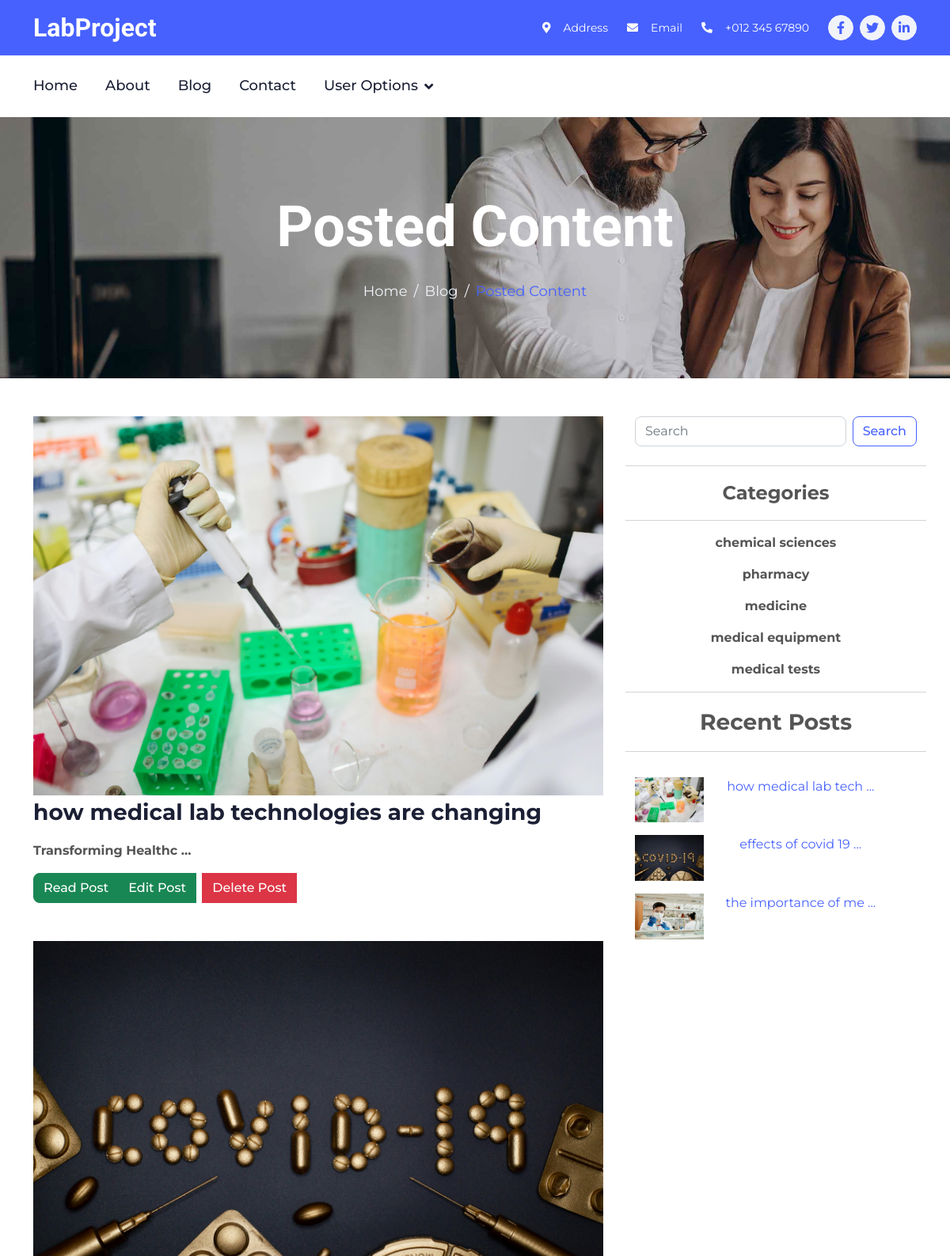
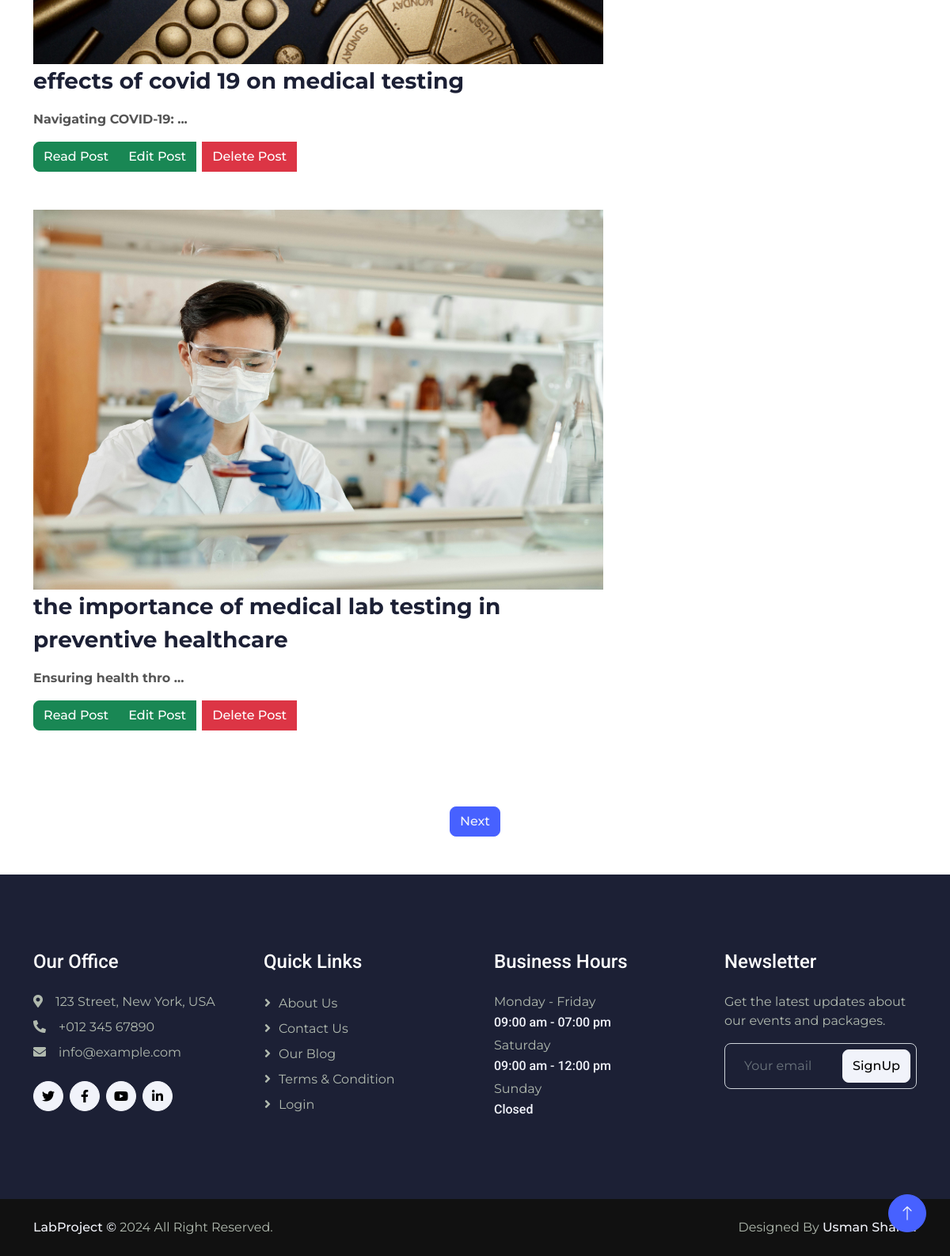
The app's page /auth/posted-content (signed in) with its own data (2 pictures, top to bottom).
### BlogApp/models.py (models this page shows, shortened)
class BlogPosts(models.Model):
    title = models.CharField(
        max_length=500,
        blank=False,
        null=False,
        unique=True
    )
    tagline = models.CharField(
        max_length=850,
        blank=False,
        null=False
    )
    content = RichTextField()
    thumbnail = models.ImageField(
        null=True,
        blank=True,
        upload_to='images/BlogThumnails'
    )
    author = models.ForeignKey(
        User,
        on_delete=models.CASCADE
    )
    post_date = models.DateField(
        auto_now_add=True
    )
    category = models.CharField(
        max_length=255,
        default='Coding',
        null=False,
        blank=False
    )
    likes = models.ManyToManyField(
        User,
        blank=True,
        related_name='post_likes'
    )

class Category(models.Model):
    name = models.CharField(
        max_length=255,
        null=False,
        blank=False,
        unique=True
    )
    added_by = models.ForeignKey(
        User,
        on_delete=models.CASCADE
    )
    added_at = models.DateTimeField(
        auto_now_add=True
    )

### AuthApp/views.py (the view, shortened to what this page needs)
# urls.py: path('posted-content', views.posted_content, name='auth-posted-content'),
@login_required(login_url='/auth/login')
def posted_content(request):
    post_query = BlogPosts.objects.filter(author=request.user).all().order_by('-pk')
    post_none = True
    if post_query is not None:
        post_none = False
    pagination = Paginator(post_query, 3)
    page = request.GET.get('page')
    post_query = pagination.get_page(page)
    return render(
        request,
        'AuthApp/posted-content.html',
        {
            'post_none': post_none,
            'posts': post_query,
            'recents': BlogPosts.objects.all().order_by('-pk')[0:3],
            'categories': return_categories
        }
    )

### BlogApp/views.py (called while the page is built)
def return_categories():
    category_query = models.Category.objects.all()
    return [category.name for category in category_query]

### AuthApp/templates/AuthApp/posted-content.html (shortened to what this page needs)
{% extends "BlogApp/base.html" %}
{% block body %}
    <div class="container-fluid page-header py-5 mb-5 wow fadeIn" data-wow-delay="0.1s">
        <div class="container text-center py-5">
            <h1 class="display-2 text-white mb-4 animated slideInDown">Posted Content</h1>
            <nav aria-label="breadcrumb animated slideInDown">
                <ol class="breadcrumb justify-content-center mb-0">
                    <li class="breadcrumb-item"><a href="/">Home</a></li>
                    <li class="breadcrumb-item"><a href="">Blog</a></li>
                    <li class="breadcrumb-item text-primary" aria-current="page">Posted Content</li>
                </ol>
            </nav>
        </div>
    </div>
    <div class="container">
        <div class="row">
            <div class="col-md-8 mb-5">
                {% for post in posts %}
                    <div class="row">
                        <a href="/posts/{{post.title|slugify}}">
                        {% if post.thumbnail %}
                            <img src="{{post.thumbnail.url}}" alt="{{post.title}}" class="img-fluid" width="720px">
                        {% else %}
                            <img src="/media/default/default-post.png" alt="{{post.title}}" class="img-fluid" width="720px">
                        {% endif %}
                        </a>
                    </div>
                    <div class="row">
                        <a href="/posts/{{post.title|slugify}}">
                            <p class="fs-3"><strong class="text-dark">{{post.title}}</strong></p>
                        </a>
                        <p class="fs-6"><strong class="text-secondary">{{post.tagline|slice:":20"}} ...</strong></p>
                    </div>
                    <div class="btn-group mb-5">
                        <a href="/posts/{{post.title|slugify}}" class="btn btn-success">Read Post</a>
                        {% if user.is_staff or user.is_superuser %}
                        {% if user.id == post.author.id or user.is_superuser %}
                            <a href="/edit-post/{{post.id}}" class="btn btn-success me-2">Edit Post</a>
                            <a href="/delete-post/{{post.id}}" class="btn btn-danger">Delete Post</a>
                            <br>
                        {% endif %}
                        {% endif %}
                    </div>
                    <br>
                {% endfor %}
            </div>
            <div class="col-md-4">
                <div class="row">
                        <form class="d-flex" role="search" method=POST action="/search">
                            <input class="form-control me-2" type="search" placeholder="Search" aria-label="Search" name="search">
                            <button class="btn btn-outline-primary" type="submit">Search</button>
                        </form>
                </div>
                <br>
                <div class="row">
                    <hr>
                        <p class="fs-4 text-center"><strong>Categories</strong></p>
                    <hr>
                    {% for value in categories %}
                        <a href="/category/{{value|slugify}}">
                            <p class="fs-6 text-center"><strong class="text-secondary">{{value}}</strong></p>
                        </a>
                    {% endfor %}
                </div>
                <div class="row d-flex">
                    <hr>
                        <p class="fs-3 text-center"><strong>Recent Posts</strong></p>
                    <hr>
                    <div class="row d-flex">
                    {% for post in recents %}
                        <div class="row mt-3">
                            <div class="col-md-4 text-center">
                                <a href="/posts/{{post.title|slugify}}">
                                    {% if post.thumbnail %}
                                        <img src="{{post.thumbnail.url}}" alt="{{post.title}}" class="img-fluid" width="100px">
                                    {% else %}
                                        <img src="/media/default/default-post.png" alt="{{post.title}}" class="img-fluid" width="100px">
                                    {% endif %}
                                </a>
                            </div>
                            <div class="col-md-8 text-center">
                                <a href="/posts/{{post.title|slugify}}">{{post.title|slice:":20"}} ...</a>
                            </div>
                        </div>
                    {% endfor %}
                    </div>
                </div>
            </div>
        </div>
        <div class="row text-center">
            <div>
                {% if posts.has_next %}
                    <a href="?page={{posts.next_page_number}}" class="btn btn-primary">Next</a>
                {% endif %}
            </div>
        </div>
    </div>
{% endblock body %}

### BlogApp/static/BlogApp/css/style.css (style rules this page uses)
:root { --primary: #4761FF; --secondary: #555555; --light: #F1F3FA; --dark: #1C2035; }
.btn { transition: .5s; font-weight: 500; }
.btn-primary, .btn-outline-primary:hover { color: var(--light); }
.page-header { background: linear-gradient(rgba(0, 0, 0, .1), rgba(0, 0, 0, .1)), url(../img/carousel-1.jpg) center center no-repeat; background-size: cover; }
.page-header .breadcrumb-item+.breadcrumb-item::before { color: var(--light); }
.page-header .breadcrumb-item, .page-header .breadcrumb-item a { font-size: 18px; color: var(--light); }

### records on screen
BlogPosts: thumbnail (picture), title "how medical lab technologies are changing", tagline "Transforming Healthc", title "how medical lab tech"
BlogPosts: thumbnail (picture), title "effects of covid 19 on medical testing", tagline "Navigating COVID-19:", title "effects of covid 19"
BlogPosts: thumbnail (picture), title "the importance of medical lab testing in preventive healthcare", tagline "Ensuring health thro", title "the importance of me"
Category: categories "chemical sciences"
Category: categories "pharmacy"
Category: categories "medicine"
Category: categories "medical equipment"
Category: categories "medical tests"
